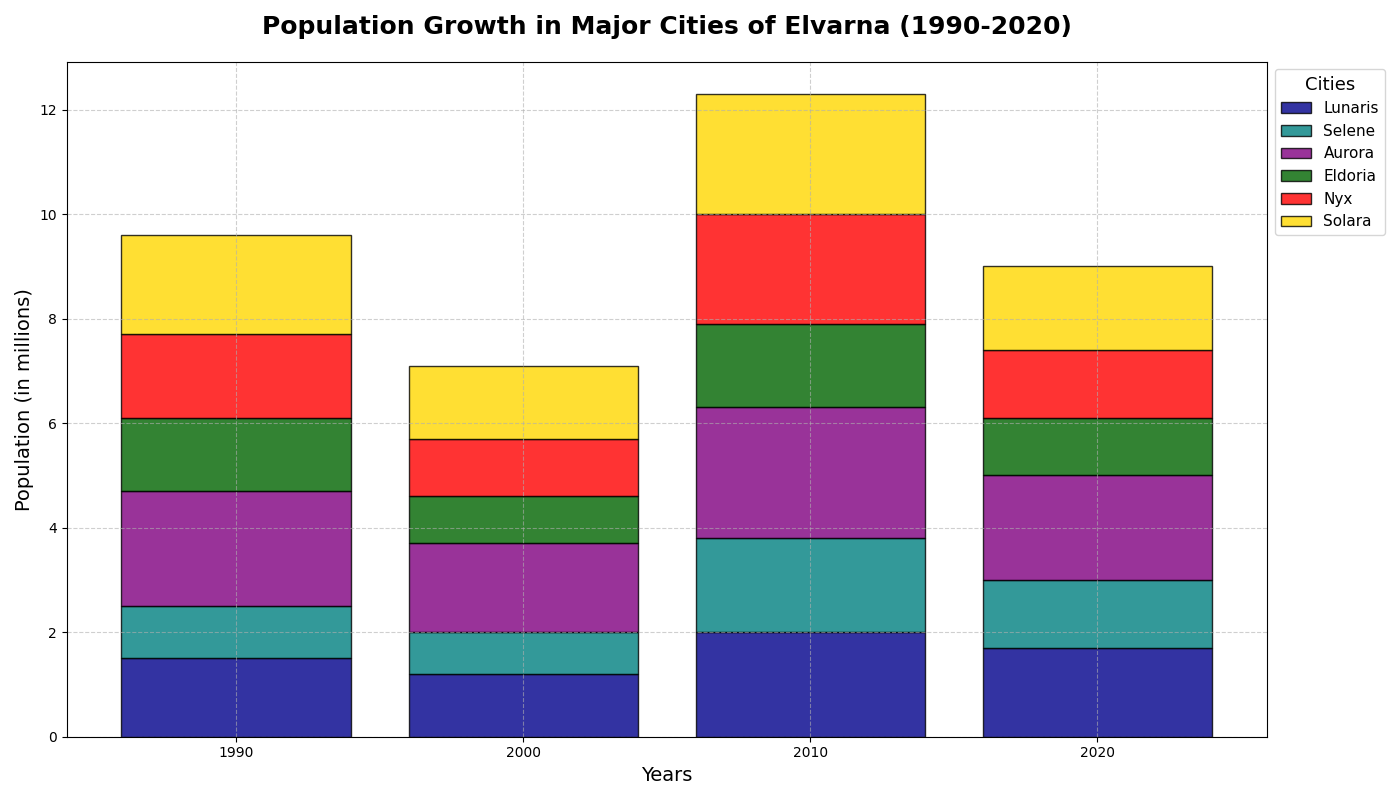

Here is the Python script that generated this plot:
import matplotlib.pyplot as plt
import numpy as np

cities = ['Lunaris', 'Selene', 'Aurora', 'Eldoria', 'Nyx', 'Solara']
years = ['1990', '2000', '2010', '2020']

# Randomly altered population data
population_data = {
    'Lunaris': [1.5, 1.2, 2.0, 1.7],  # Swapped some values
    'Selene': [1.0, 0.8, 1.8, 1.3],  # Swapped some values
    'Aurora': [2.2, 1.7, 2.5, 2.0],  # Swapped some values
    'Eldoria': [1.4, 0.9, 1.6, 1.1],  # Swapped some values
    'Nyx': [1.6, 1.1, 2.1, 1.3],  # Swapped some values
    'Solara': [1.9, 1.4, 2.3, 1.6],  # Swapped values
}

colors = ['darkblue', 'teal', 'purple', 'darkgreen', 'red', 'gold']

fig, ax = plt.subplots(figsize=(14, 8))

bottom = np.zeros(len(years))

for i, city in enumerate(cities):
    plt.bar(
        years,
        population_data[city],
        bottom=bottom,
        color=colors[i],
        edgecolor='black',
        label=city,
        alpha=0.8
    )
    bottom += np.array(population_data[city])

ax.set_title('Population Growth in Major Cities of Elvarna (1990-2020)', fontsize=18, fontweight='bold', pad=20)
ax.set_xlabel('Years', fontsize=14)
ax.set_ylabel('Population (in millions)', fontsize=14)
ax.legend(title='Cities', title_fontsize='13', fontsize=11, loc='upper left', bbox_to_anchor=(1, 1))
ax.grid(True, linestyle='--', alpha=0.6)
plt.tight_layout()
plt.show()
